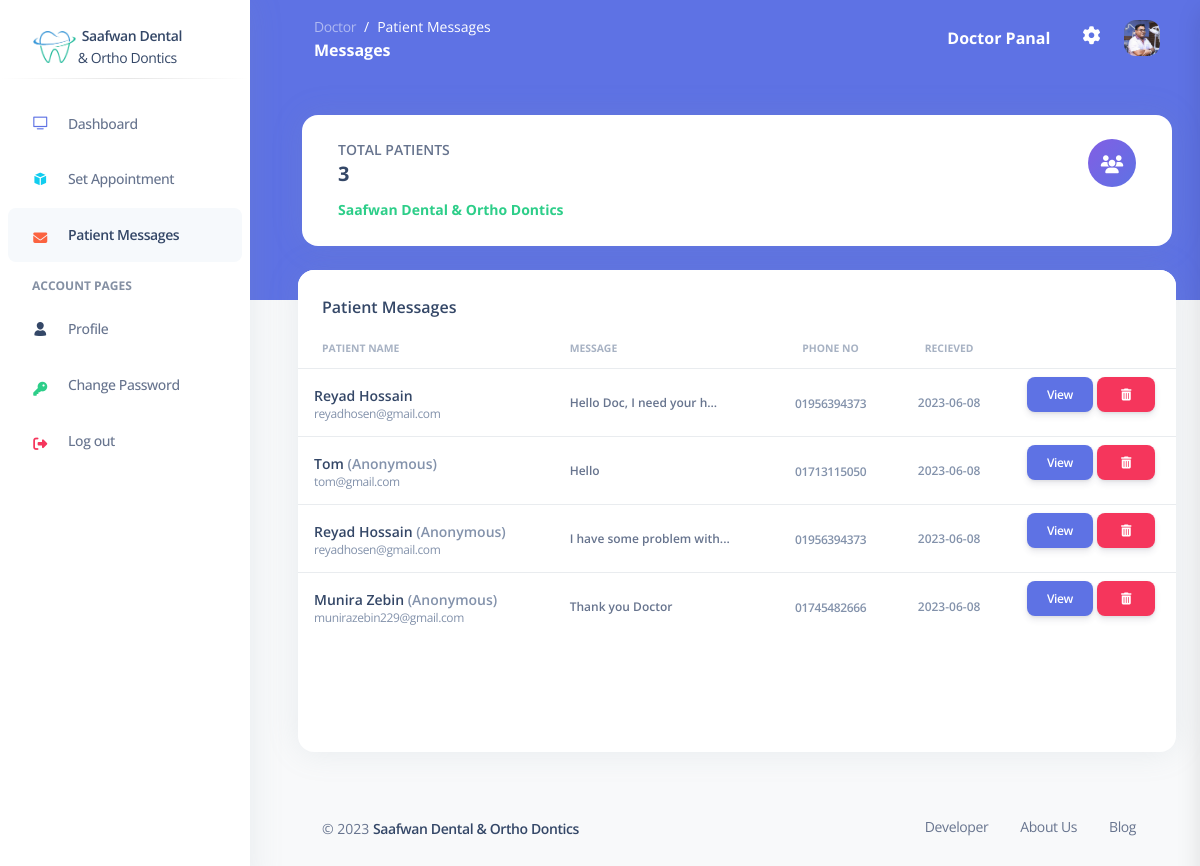
/View/doctor/messages.php (signed in), run on the app's committed database.
### tables this page shows
CREATE TABLE `messages` (
  `id` int(11) NOT NULL,
  `message` varchar(250) NOT NULL,
  `created_at` date NOT NULL,
  `patient_id` int(11) DEFAULT NULL,
  `status` tinyint(1) DEFAULT NULL
);

CREATE TABLE `patients` (
  `id` int(11) NOT NULL,
  `name` varchar(50) NOT NULL,
  `phone` varchar(20) NOT NULL,
  `email` varchar(50) DEFAULT NULL,
  `password` varchar(20) NOT NULL,
  `age` int(200) DEFAULT NULL,
  `gender` varchar(10) DEFAULT NULL,
  `default_chamber` int(11) DEFAULT NULL,
  `created_at` date DEFAULT NULL,
  `status` tinyint(1) DEFAULT NULL
);

CREATE TABLE `anonymous` (
  `id` int(11) NOT NULL,
  `name` varchar(50) DEFAULT NULL,
  `email` varchar(50) DEFAULT NULL,
  `phone` varchar(20) DEFAULT NULL,
  `gender` varchar(10) DEFAULT NULL,
  `age` int(11) DEFAULT NULL,
  `message` varchar(1000) DEFAULT NULL,
  `created_at` date DEFAULT NULL,
  `status` tinyint(1) DEFAULT NULL
);

### View/doctor/messages.php (the view, shortened to what this page needs)
<?php
function message($msg)
{
    if (strlen($msg) > 25) {
        $msg = substr($msg, 0, 24) . "...";
    }
    return $msg;
}
?>
<!DOCTYPE html>
<html lang="en">
<head>
    <link href="../../assets/css/nucleo-icons.css" rel="stylesheet" />
    <link href="../../assets/css/nucleo-svg.css" rel="stylesheet" />
    <link href="../../assets/css/nucleo-svg.css" rel="stylesheet" />
    <link id="pagestyle" href="../../assets/css/argon-dashboard.css?v=2.0.4" rel="stylesheet" />
</head>
<body class="g-sidenav-show   bg-gray-100">
    <aside class="sidenav bg-white navbar navbar-vertical navbar-expand-xs border-0 fixed-start" id="sidenav-main">
        <?php include("../components/doctorSidebar.php"); ?>
    </aside>
    <main class="main-content position-relative border-radius-lg ">
        <nav class="navbar navbar-main navbar-expand-lg px-0 mx-4 shadow-none border-radius-xl " id="navbarBlur" data-scroll="false">
            <div class="container-fluid py-1 px-3">
                <nav aria-label="breadcrumb">
                    <ol class="breadcrumb bg-transparent mb-0 pb-0 pt-1 px-0 me-sm-6 me-5">
                        <li class="breadcrumb-item text-sm"><a class="opacity-5 text-white" href="javascript:;">Doctor</a></li>
                        <li class="breadcrumb-item text-sm text-white active" aria-current="page">Patient Messages</li>
                    </ol>
                    <h6 class="font-weight-bolder text-white mb-0">Messages</h6>
                </nav>
                <div class="collapse navbar-collapse mt-sm-0 mt-2 me-md-0 me-sm-4" id="navbar">
                    <div class="ms-md-auto pe-md-3 d-flex align-items-center">
                        <div class="input-group">
                            <h6 class="font-weight-bolder text-white mb-0">Doctor Panal</h6>
                        </div>
                    </div>
                    <ul class="navbar-nav  justify-content-end">
                        <li class="nav-item px-3 d-flex align-items-center">
                            <a href="javascript:;" class="nav-link text-white p-0">
                                <i class="fa fa-cog fixed-plugin-button-nav cursor-pointer text-lg"></i>
                            </a>
                        </li>
                        <li class="nav-item ps-2 d-flex align-items-center dropdown">
                            <a href="javascript:;" class="nav-link text-body p-0" id="dropdownMenuButton" data-bs-toggle="dropdown" aria-expanded="false">
                                <img src="../../assets/img/profile.jpg" class="avatar avatar-sm" alt="avatar" />
                            </a>
                        </li>
                    </ul>
                </div>
            </div>
        </nav>
        <div class="container-fluid py-4">
            <div class="row mx-1 my-3">
                <div class="card">
                    <div class="card-body">
                        <div class="row">
                            <div class="col-8">
                                <div class="numbers">
                                    <p class="text-sm mb-0 text-uppercase font-weight-bold">Total Patients</p>
                                    <h5 class="font-weight-bolder">
                                        <?php echo $allPatients->num_rows ?>
                                    </h5>
                                    <p class="mb-0">
                                        <span class="text-success text-sm font-weight-bolder">Saafwan Dental & Ortho Dontics</span>
                                    </p>
                                </div>
                            </div>
                            <div class="col-4 text-end">
                                <div class="icon icon-shape bg-gradient-primary shadow-primary text-center rounded-circle">
                                    <i class="fas fa-users text-lg opacity-10" aria-hidden="true"></i>
                                </div>
                            </div>
                        </div>
                    </div>
                </div>
            </div>
            <div class="row my-4">
                <div class="col-lg-12 mb-4">
                    <div class="card mb-4 h-100">
                        <div class="card-header pb-0">
                            <h6>Patient Messages</h6>
                        </div>
                        <div class="card-body px-0 pt-0 pb-2" style="height: 50vh; overflow-y: scroll;">
                            <div class="table-responsive p-0">
                                <table class="table align-items-center mb-0">
                                    <thead>
                                        <tr>
                                            <th class="text-uppercase text-secondary text-xxs font-weight-bolder opacity-7">Patient Name</th>
                                            <th class="text-uppercase text-secondary text-xxs font-weight-bolder opacity-7 ps-2">Message</th>
                                            <th class="text-center text-uppercase text-secondary text-xxs font-weight-bolder opacity-7">Phone No</th>
                                            <th class="text-center text-uppercase text-secondary text-xxs font-weight-bolder opacity-7">Recieved</th>
                                            <th class="text-secondary opacity-7"></th>
                                        </tr>
                                    </thead>
                                    <tbody>
                                        <?php
                                        if ($patientsMsg->num_rows > 0) {
                                            while ($data = $patientsMsg->fetch_assoc()) {
                                                echo "
                                                <tr>
                                                    <td>
                                                        <div class='d-flex px-2 py-1'>
                                                            <div class='d-flex flex-column justify-content-center'>
                                                                <h6 class='mb-0 text-sm'>" . $data['name'] . "</h6>
                                                                <a href='mailto:" . $data['email'] . "' class='text-xs text-secondary mb-0'>" . $data['email'] . "</a>
                                                            </div>
                                                        </div>
                                                    </td>
                                                    <td class=''>
                                                        <p class='text-xs font-weight-bold mb-0'>" . message($data['message']) . "</p>
                                                    </td>
                                                    <td class='align-middle text-center text-sm'>
                                                        <a href='tel:" . $data['phone'] . "' class='text-xs text-secondary font-weight-bold mb-0'>" . $data['phone'] . "</a>
                                                    </td>
                                                    <td class='align-middle text-center'>
                                                        <span class='text-secondary text-xs font-weight-bold'><p class='text-xs font-weight-bold mb-0'>" . $data['created_at'] . "</p></span>
                                                    </td>
                                                    <td style='text-align: center;'>
                                                        <a href='messageView.php?patient-id=" . $data['id'] . "' class='btn btn-primary font-weight-bold text-xs'>
                                                            View
                                                        </a>
                                                        <a href='../../Controller/doctor/messageDeleteController.php?patient-id=" . $data['id'] . "' class='btn btn-danger font-weight-bold text-xs'>
                                                            <i class='fas fa-trash-alt mx-1'></i>
                                                        </a>
                                                    </td>
                                                </tr>
                                                ";
                                            }
                                        }
                                        if ($anonymousMsg->num_rows > 0) {
                                            while ($data = $anonymousMsg->fetch_assoc()) {
                                                echo "
                                                <tr>
                                                    <td>
                                                        <div class='d-flex px-2 py-1'>
                                                            <div class='d-flex flex-column justify-content-center'>
                                                                <h6 class='mb-0 text-sm'>" . $data['name'] . " <span class='text-secondary mb-0'>(Anonymous)</span></h6>
                                                                <a href='mailto:" . $data['email'] . "' class='text-xs text-secondary mb-0'>" . $data['email'] . "</a>
                                                            </div>
                                                        </div>
                                                    </td>
                                                    <td class=''>
                                                        <p class='text-xs font-weight-bold mb-0'>" . message($data['message']) . "</p>
                                                    </td>
                                                    <td class='align-middle text-center text-sm'>
                                                        <a href='tel:" . $data['phone'] . "' class='text-secondary text-xs font-weight-bold mb-0'>" . $data['phone'] . "</a>
                                                    </td>
                                                    <td class='align-middle text-center'>
                                                        <span class='text-secondary text-xs font-weight-bold'><p class='text-xs font-weight-bold mb-0'>" . $data['created_at'] . "</p></span>
                                                    </td>
                                                    <td style='text-align: center;'>
                                                        <a href='messageView.php?anonymous-id=" . $data['id'] . "' class='btn btn-primary font-weight-bold text-xs'>
                                                            View
                                                        </a>
                                                        <a href='../../Controller/doctor/messageDeleteController.php?anonymous-id=" . $data['id'] . "' class='btn btn-danger font-weight-bold text-xs'>
                                                            <i class='fas fa-trash-alt mx-1'></i>
                                                        </a>
                                                    </td>
                                                </tr>
                                                ";
                                            }
                                        }
                                        ?>
                                    </tbody>
                                </table>
                            </div>
                        </div>
                    </div>
                </div>
                <?php include("../components/doctorFooter.php"); ?>
            </div>
    </main>
</body>
</html>

### Assets/css/nucleo-svg.css (style rules this page uses)
.icon { display: inline-block; color: #111111; height: 1em; width: 1em; }
.icon { fill: currentColor; stroke: none; }

### data on the page
messages: patient.name "Reyad Hossain", patient.email "reyadhosen@gmail.com", message "Hello Doc, I need your h...", patient.phone "01956394373", created_at "2023-06-08"
anonymous: name "Tom", email "tom@gmail.com", message "Hello", phone "01713115050", created_at "2023-06-08"
anonymous: name "Reyad Hossain", email "reyadhosen@gmail.com", message "I have some problem with...", phone "01956394373", created_at "2023-06-08"
anonymous: name "Munira Zebin", email "munirazebin229@gmail.com", message "Thank you Doctor", phone "01745482666", created_at "2023-06-08"

### other printed values
$allPatients->num_rows "3"
